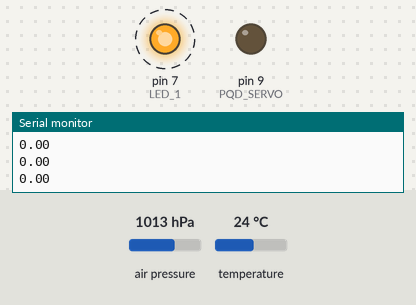
Simulated run of this sketch. Board: Arduino Uno, built with avr-gcc and run on an emulated ATmega328P. Parts: output pins drawn as LEDs (lit = HIGH), the last lines printed to the serial monitor. Dashed ring = blinking. The inputs (shaded band) are chosen by the test bench; at power-on: air pressure 1013 hPa, temperature 24 °C.

Above: at 1.29 s.
1.3 s: air pressure set to 1015 hPa
At 2.6 s:
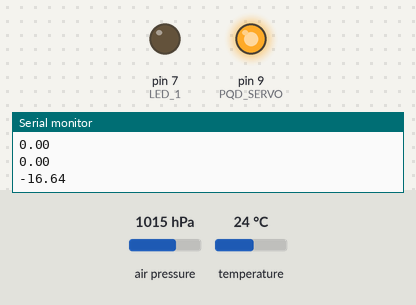
At 6.1 s:
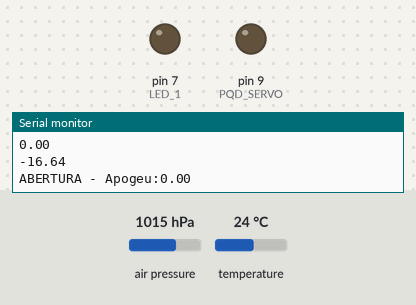
Timing chart, 0 to 7.6 s (numbered marks = the images above; inputs shaded):
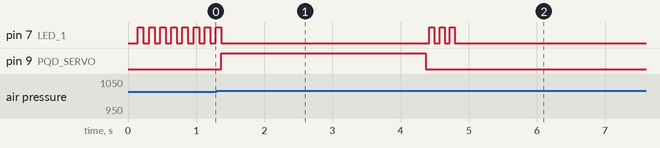

Measured:
- the behaviour switches between 1013 and 1014 hPa on air pressure (found by bisection; images 0 and 1)
- after the input at 1.3 s, pin 9 (PQD_SERVO): LOW → HIGH after 0.07 s, → LOW 3.0 s later
- by itself, pin 7 (LED_1): repeats every 0.15 s: HIGH 0.08 s, LOW 0.08 s, until it stays LOW from 4.8 s

The sketch:

altimetro.ino
```cpp
//-----=PUCRS = ROCKET = LABS=--------
//
//  Altьmetro MK1
//  Autores: L. Giacomazzi, R. Wuerdig.
//  Processador: ATMEGA 328P
//  Perifжricos: BMP 180 (BarЗmetro e TermЗmetro)
//               LED
//               Servo 9G(modificado para atuar como motor DC)

/** Change log
 *
 * Reindentation to save horizontal space
 * Move getPressure() function to before setup, if using a prototype for
 * this function the function can go back to the end or to another file...
 */


#include <SFE_BMP180.h>
#include <Wire.h>

SFE_BMP180 altimetro; // Objeto sensor

//Definiушes Globais
#define PQD_SERVO 9          //Endereуo do motor de acionamento da recuperaусo
#define LED_1 7              //Endereуo do LED
#define intervalo 50         //Intervalo de coleta de dados do sensor BMP 180
#define abertura 3.0         //Distância de abertura do paraquedas apзs apogeu.
#define t_acionamento 3000   //Tempo em que o servo fica ativo
#define t_separa 1000        //Tempo entre amostras de informaусo
#define t_info 300           //Intervalo da piscada de informaусo

//Variaveis
boolean armado = false;       //Situação do paraquedas
boolean pisca = false;        //Comutador do pisca-pisca
double nivel;                 //Pressсo de referЖncia para altitude = 0
double pres;                  //Pressсo instantРnea
double alti;                  //Altitude instantРnea
double apogeu=0;              //Armazenamento do Apogeu
double mem_apg=0;             //Variável de trabalho do Apogeu
int disp_alt[4];              //Vetor de dados para os algarismos de altitude
int cont;                     //Contador (aux)


double getPressure(){
  char status;
  double T,P,p0,a;

  status = altimetro.startTemperature();      //Inicializa o termometro, retorna o tempo de espera em ms ou 0 para erro
  if (status != 0)
    {
      delay(status);                            //Espera atж a finalizar a leitura
      status = altimetro.getTemperature(T);     //LЖ a temperatura e armazena em T.

      if (status != 0)
	{
	  status = altimetro.startPressure(3);    //inicializa o barometro.
	  if (status != 0)
	    {
	      delay(status);
	      status = altimetro.getPressure(P,T);  //LЖ a pressсo e armazena em P, com T como temperatura de referЖncia

	      if (status != 0)
		{
		  return(P);
		}
	    }
	}
    }
}

void setup(){
  pinMode(PQD_SERVO, OUTPUT);
  pinMode(LED_1, OUTPUT);
  Serial.begin(9600);

  if(altimetro.begin()) {
    nivel = getPressure();                    //inicializa o sensor
    armado  = true;                           //paraquedas armado
  }
  else {
    while(1)
      digitalWrite(LED_1,HIGH);             //Mantжm o LED ligado, sinalizando falha.
  }
}

void loop() {

  while(armado==true){

    pres = getPressure();
    alti = altimetro.altitude(pres,nivel);    //Coleta pressсo e determina altitude em relaусo ao nьvel capturado ao iniciar o programa
    Serial.println(alti);

    digitalWrite(LED_1,pisca);                //Pisca o LED a cada leitura, informando sistema sadio.
    pisca=!pisca;

    if (alti>apogeu)
      apogeu=alti;                          //Armazena o apogeu
    else {
      if (apogeu-alti>abertura){            //Aciona o pqd em uma distРncia determinada abaixo do apogeu.
	digitalWrite(PQD_SERVO,HIGH);
	delay(t_acionamento);           //Aciona o Servo do PQD
	digitalWrite(PQD_SERVO,LOW);
	armado=false;                   //Desarma o parquedas e quebra o loop.
      }
    }
    delay(intervalo);                         //Tempo entre leituras
  }
  Serial.print("ABERTURA - Apogeu:");
  Serial.println(apogeu);

  //algoritimo do LED para informar altitude de apogeu

  mem_apg=apogeu;                                    //Armazena o apogeu em uma variрvel de trabalho, conservando o valor original para referЖncia
  for(cont=0;cont<3;cont++) {                         //Tres piscadas rрpidas sinalizam inьcio de mensagem.
    digitalWrite(LED_1,HIGH);
    delay(75);
    digitalWrite(LED_1,LOW);
    delay(75);
  }
  delay(t_separa);

  // piscando a altitude do apogeu

  disp_alt[3]=mem_apg/1000.0;

  for(cont=0;cont<disp_alt[3];cont++) {
    digitalWrite(LED_1,HIGH);
    delay(t_info);
    digitalWrite(LED_1,LOW);
    delay(t_info);
  }
  mem_apg=mem_apg-(disp_alt[3]*1000.0);
  delay(t_separa);  //--------------------------------------

  disp_alt[2]=mem_apg/100.0;
  mem_apg=mem_apg-(disp_alt[2]*100.0);

  if(disp_alt[2]==0 && disp_alt[3]>0)
    disp_alt[2]=10;

  for(cont=0;cont<disp_alt[2];cont++) {
    digitalWrite(LED_1,HIGH);
    delay(t_info);
    digitalWrite(LED_1,LOW);
    delay(t_info);
  }

  delay(t_separa); //------------------------------------------

  disp_alt[1]=mem_apg/10.0;
  mem_apg=mem_apg-(disp_alt[1]*10.0);

  if(disp_alt[1]==0 && disp_alt[2]>0)
    disp_alt[1]=10;

  for(cont=0;cont<disp_alt[1];cont++) {
    digitalWrite(LED_1,HIGH);
    delay(t_info);
    digitalWrite(LED_1,LOW);
    delay(t_info);
  }

  delay(t_separa);  //--------------------------------------

  disp_alt[0]=mem_apg;
  if(disp_alt[0]==0)
    disp_alt[0]=10;

  for(cont=0;cont<disp_alt[0];cont++) {
    digitalWrite(LED_1,HIGH);
    delay(t_info);
    digitalWrite(LED_1,LOW);
    delay(t_info);
  }
  delay(t_separa);  //--------------------------------------
}
```
